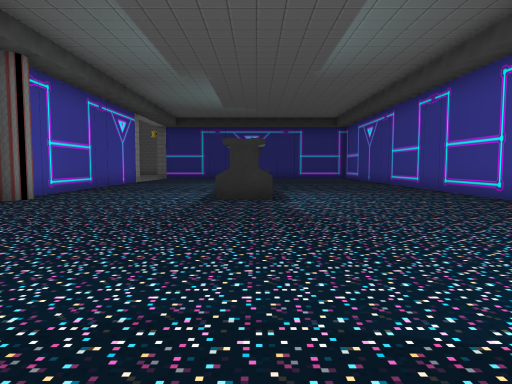
view 1 (above)

24 first-person views from a walk through a Unity game level. The camera is 1.4 m above the floor, tilts 4° down and sees 70° across. The floor is counted in squares, 2 m on a side. Each view is taken from the middle of a square. On the plan, view 1 faces up. The plan holds only what a view shows up to about 11 squares ahead; the rest is blank. The player character is not drawn. Some animated figures are not drawn. Some surface patterns are stand-ins.

view 2
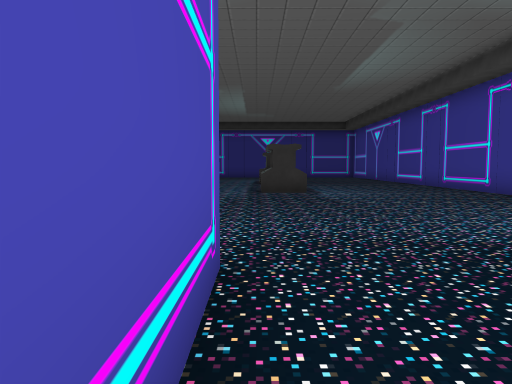

view 3
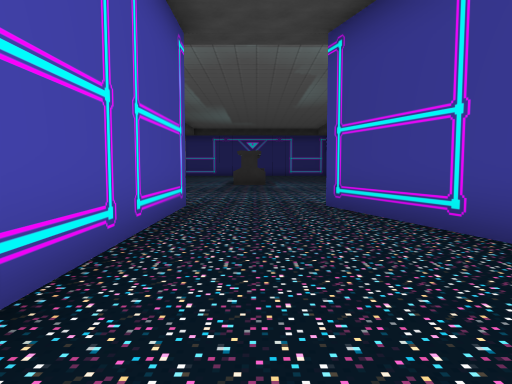

view 4
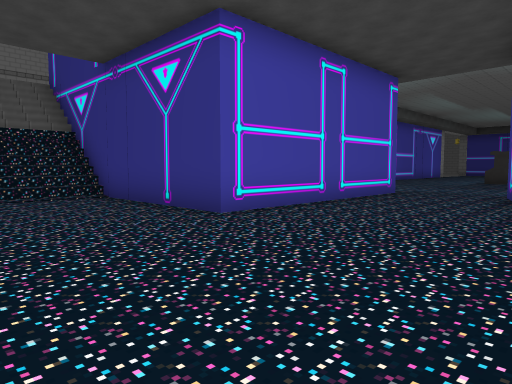

view 5
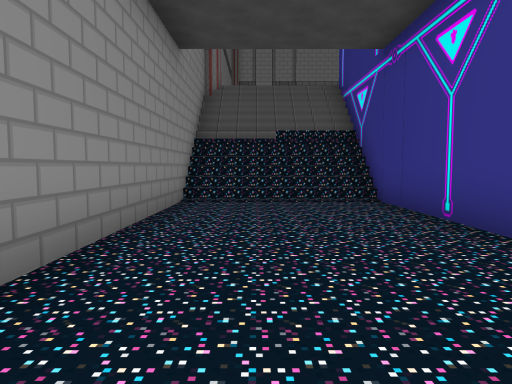

view 6
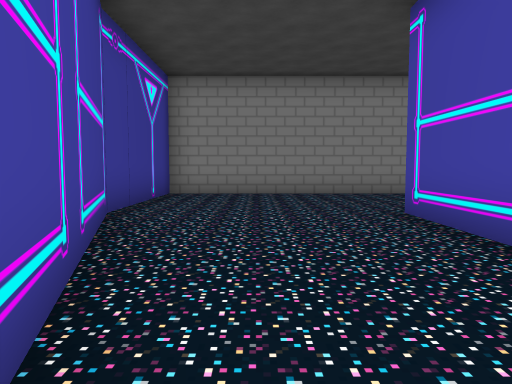

view 7
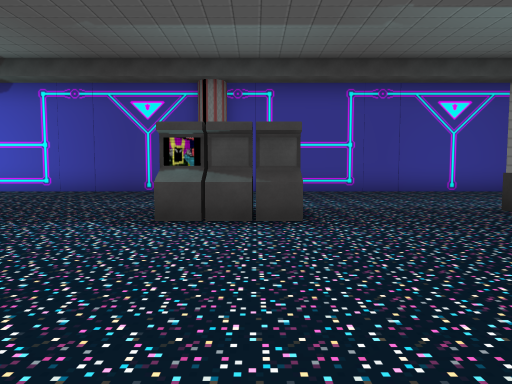

view 8
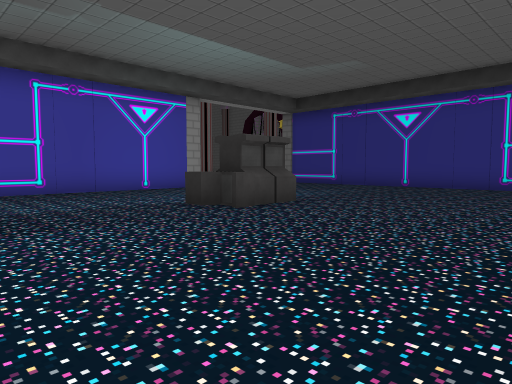

view 9
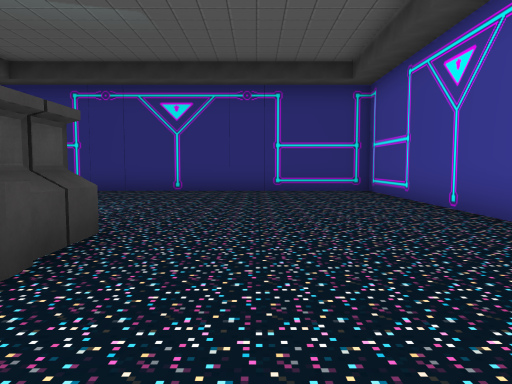

view 10
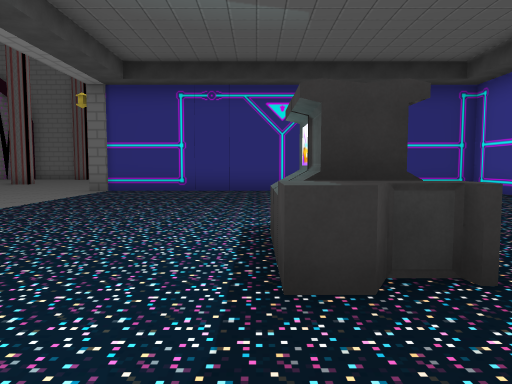

view 11
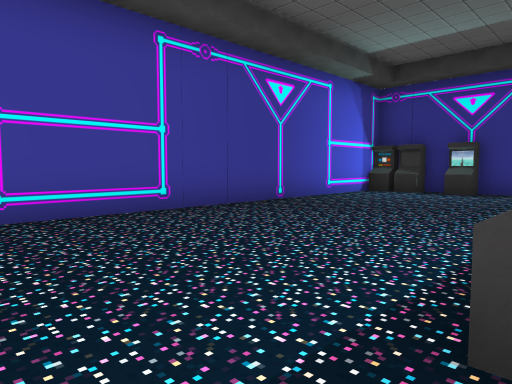

view 12
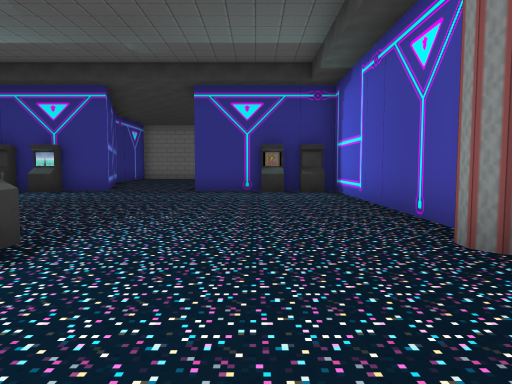

view 13
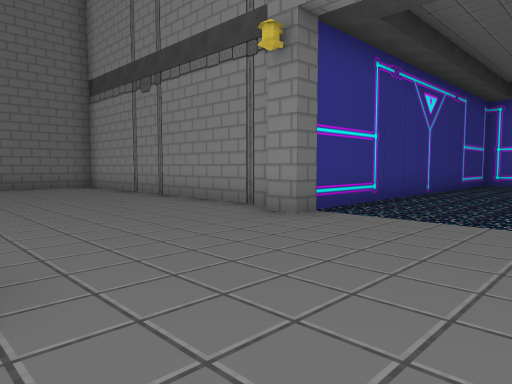

view 14
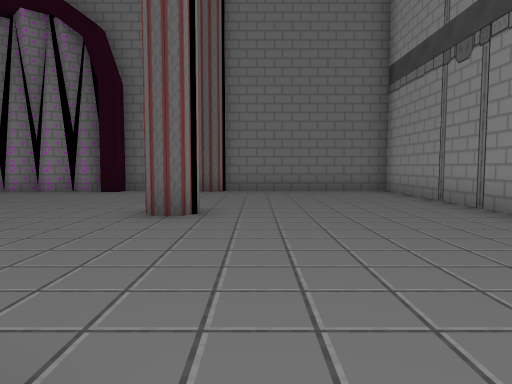

view 15
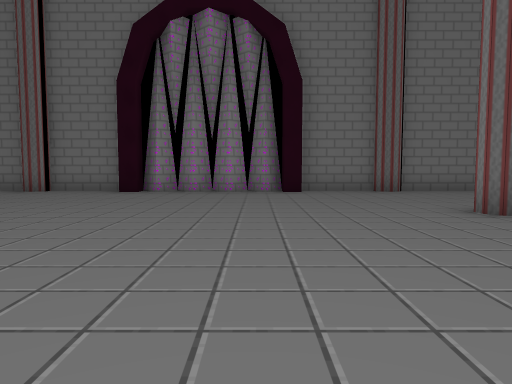

view 16
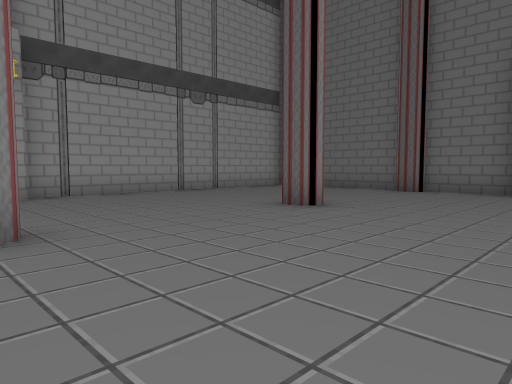

view 17
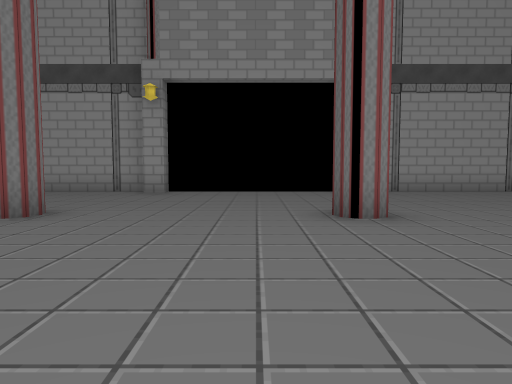

view 18
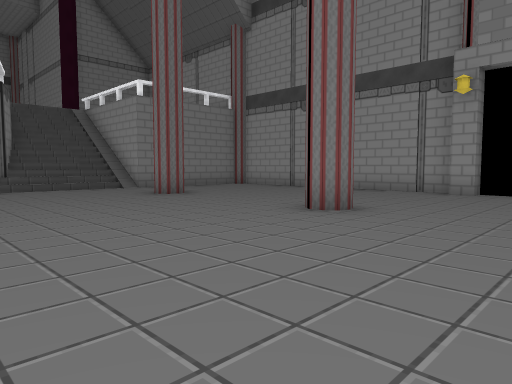

view 19
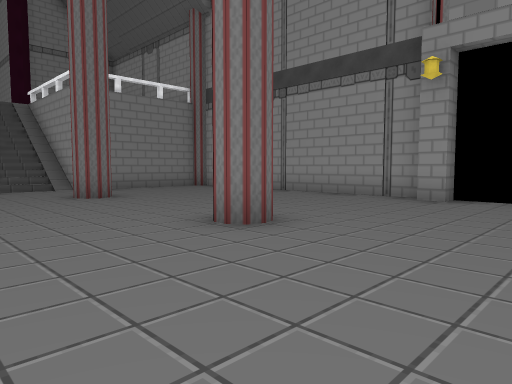

view 20
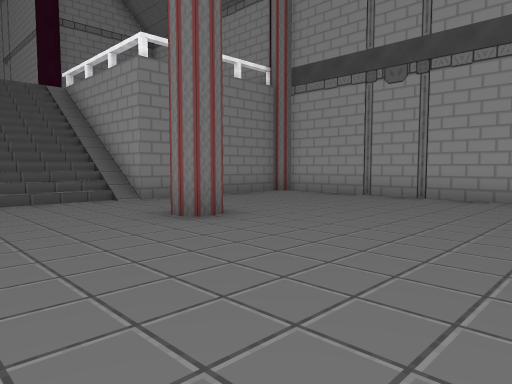

view 21
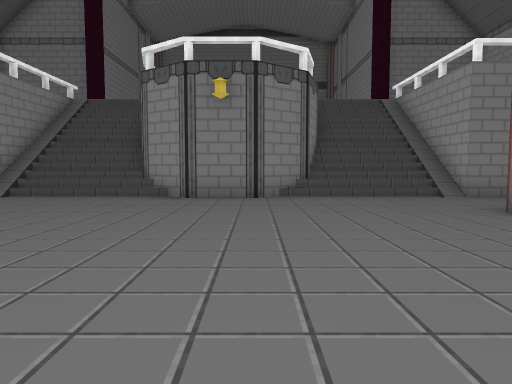

view 22
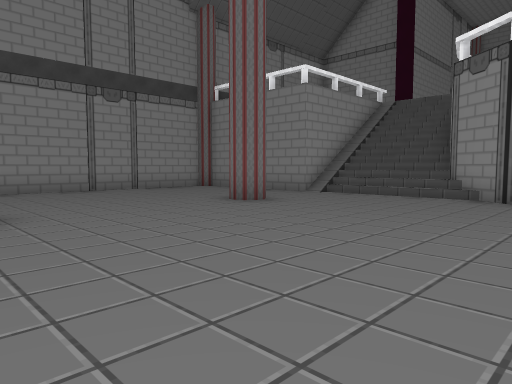

view 23
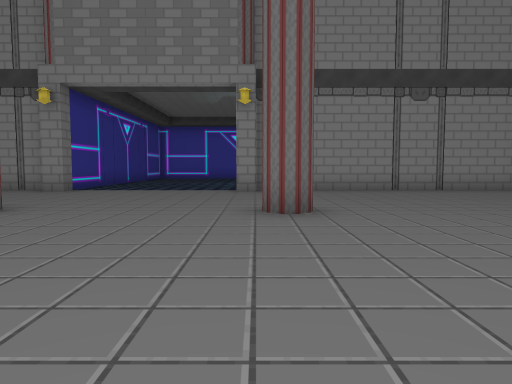

view 24
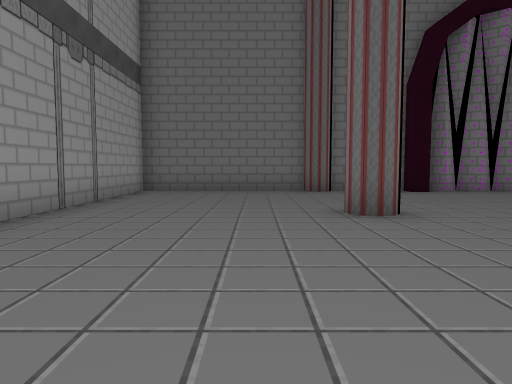

### Floor plan
Key: @ floor where view 1 was taken; # wall or solid block; . main floor; : floor 6 m higher than the main floor; / step, stairs or slope; ^ raised ledge; O other object.
Columns run from 26 left of view 1 to 6 right of it. Each row starts with its distance up from view 1.
 31 ######################
 30 #.......##.#.#.......#
 29 #....................#
 28 #....................#
 27 #....................#
 26 #....................#
 25 #....................#
 24 #....................#
 23 #....................#
 22 ##...................############
 21  .............  ................#
 20  .......... .  .................#
 19  ...........  ..................#
 18  ...............................#
 17  ...............................#
 16 ##...................#..........#
 15 #....................#..........
 14 #....................#....O....
 13 #....................#...OO....
 12 #....................#..........
 11 #....................#..........#
 10 #....................#..........#
  9 #.................. .#....O.....#
  8 ##.. .... ^^......   #....O.....#
  7      #///#   ////    #..........#
  6      #///    #//#    #..........#
  5      #///    #///    #..........#
  4      ^//             #..........#
  3      ::              #..........#
  2                      #..........#
  1                      OO......OOO
  0                      ####.@.###
 -1                         #...#
 -2                         #...##
 -3                         #....#
 -4                         #....#
 -5                  ########....##
 -6                  ////.........#
 -7                  ////.........#
 -8                  ////.........#
 -9                   ///.........#
-10                  ##############

Where each view was taken, in squares from view 1:
view 1: 0 up, 0 right, facing up
view 2: 2 down, 1 left, facing up
view 3: 6 down, 0 right, facing up
view 4: 9 down, 3 right, facing up-left
view 5: 8 down, 2 right, facing left
view 6: 0 up, 1 right, facing down
view 7: 9 up, 5 right, facing left
view 8: 9 up, 5 right, facing up-left
view 9: 11 up, 2 right, facing up
view 10: 11 up, 1 left, facing up
view 11: 11 up, 0 right, facing down-right
view 12: 11 up, 3 left, facing down
view 13: 18 up, 10 left, facing up-right
view 14: 20 up, 9 left, facing up
view 15: 20 up, 14 left, facing up
view 16: 20 up, 16 left, facing up-left
view 17: 19 up, 15 left, facing left
view 18: 19 up, 15 left, facing down-left
view 19: 19 up, 17 left, facing down-left
view 20: 15 up, 17 left, facing down-left
view 21: 16 up, 16 left, facing down
view 22: 16 up, 16 left, facing down-right
view 23: 16 up, 16 left, facing right
view 24: 20 up, 22 left, facing up
